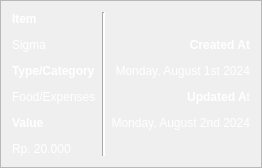
                   <widget class="QFrame" name="frame_19">
                    <property name="frameShape">
                     <enum>QFrame::StyledPanel</enum>
                    </property>
                    <property name="frameShadow">
                     <enum>QFrame::Raised</enum>
                    </property>
                    <layout class="QHBoxLayout" name="horizontalLayout_15">
                     <item>
                      <widget class="QLabel" name="label_6">
                       <property name="styleSheet">
                        <string notr="true">color: rgb(255, 255, 255);</string>
                       </property>
                       <property name="text">
                        <string>&lt;html&gt;&lt;head/&gt;&lt;body&gt;&lt;p&gt;&lt;span style=&quot; font-weight:600;&quot;&gt;Item&lt;/span&gt;&lt;/p&gt;&lt;p&gt;Sigma&lt;/p&gt;&lt;p&gt;&lt;span style=&quot; font-weight:600;&quot;&gt;Type/Category&lt;/span&gt;&lt;/p&gt;&lt;p&gt;Food/Expenses&lt;/p&gt;&lt;p&gt;&lt;span style=&quot; font-weight:600;&quot;&gt;Value&lt;/span&gt;&lt;/p&gt;&lt;p&gt;Rp. 20.000&lt;/p&gt;&lt;/body&gt;&lt;/html&gt;</string>
                       </property>
                      </widget>
                     </item>
                     <item>
                      <widget class="Line" name="line">
                       <property name="styleSheet">
                        <string notr="true">background-color: rgb(255, 255, 255);</string>
                       </property>
                       <property name="orientation">
                        <enum>Qt::Vertical</enum>
                       </property>
                      </widget>
                     </item>
                     <item>
                      <widget class="QLabel" name="label_9">
                       <property name="styleSheet">
                        <string notr="true">color: rgb(255, 255, 255);</string>
                       </property>
                       <property name="text">
                        <string>&lt;html&gt;&lt;head/&gt;&lt;body&gt;&lt;p&gt;&lt;span style=&quot; font-weight:600;&quot;&gt;Created At&lt;/span&gt;&lt;/p&gt;&lt;p&gt;Monday, August 1st 2024&lt;/p&gt;&lt;p&gt;&lt;span style=&quot; font-weight:600;&quot;&gt;Updated A&lt;/span&gt;t&lt;/p&gt;&lt;p&gt;Monday, August 2nd 2024&lt;/p&gt;&lt;/body&gt;&lt;/html&gt;</string>
                       </property>
                       <property name="alignment">
                        <set>Qt::AlignRight|Qt::AlignTrailing|Qt::AlignVCenter</set>
                       </property>
                      </widget>
                     </item>
                    </layout>
                   </widget>
